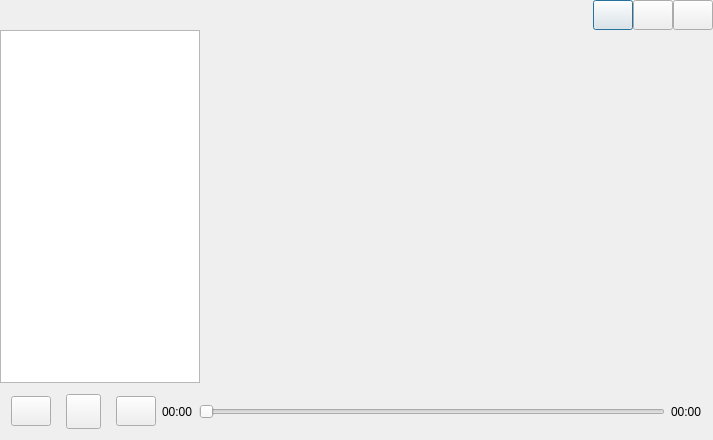
<?xml version="1.0" encoding="UTF-8"?>
<ui version="4.0">
 <class>UiDemo</class>
 <widget class="QDialog" name="UiDemo">
  <property name="geometry">
   <rect>
    <x>0</x>
    <y>0</y>
    <width>713</width>
    <height>440</height>
   </rect>
  </property>
  <property name="windowTitle">
   <string>UiDemo</string>
  </property>
  <layout class="QVBoxLayout" name="verticalLayout">
   <property name="spacing">
    <number>0</number>
   </property>
   <property name="leftMargin">
    <number>0</number>
   </property>
   <property name="topMargin">
    <number>0</number>
   </property>
   <property name="rightMargin">
    <number>0</number>
   </property>
   <property name="bottomMargin">
    <number>0</number>
   </property>
   <item>
    <widget class="QWidget" name="widgetTitle" native="true">
     <layout class="QHBoxLayout" name="horizontalLayout">
      <property name="spacing">
       <number>0</number>
      </property>
      <property name="leftMargin">
       <number>9</number>
      </property>
      <property name="topMargin">
       <number>0</number>
      </property>
      <property name="rightMargin">
       <number>0</number>
      </property>
      <property name="bottomMargin">
       <number>0</number>
      </property>
      <item>
       <widget class="QLabel" name="labIcon">
        <property name="text">
         <string/>
        </property>
       </widget>
      </item>
      <item>
       <widget class="QLabel" name="labTitle">
        <property name="sizePolicy">
         <sizepolicy hsizetype="Expanding" vsizetype="Preferred">
          <horstretch>0</horstretch>
          <verstretch>0</verstretch>
         </sizepolicy>
        </property>
        <property name="text">
         <string/>
        </property>
       </widget>
      </item>
      <item>
       <widget class="QWidget" name="widgetMenu" native="true">
        <layout class="QGridLayout" name="gridLayout">
         <property name="leftMargin">
          <number>0</number>
         </property>
         <property name="topMargin">
          <number>0</number>
         </property>
         <property name="rightMargin">
          <number>0</number>
         </property>
         <property name="bottomMargin">
          <number>0</number>
         </property>
         <property name="spacing">
          <number>0</number>
         </property>
         <item row="0" column="0">
          <widget class="QPushButton" name="btnMin">
           <property name="sizePolicy">
            <sizepolicy hsizetype="Minimum" vsizetype="Preferred">
             <horstretch>0</horstretch>
             <verstretch>0</verstretch>
            </sizepolicy>
           </property>
           <property name="minimumSize">
            <size>
             <width>40</width>
             <height>30</height>
            </size>
           </property>
           <property name="text">
            <string/>
           </property>
          </widget>
         </item>
         <item row="0" column="1">
          <widget class="QPushButton" name="btnMax">
           <property name="sizePolicy">
            <sizepolicy hsizetype="Minimum" vsizetype="Preferred">
             <horstretch>0</horstretch>
             <verstretch>0</verstretch>
            </sizepolicy>
           </property>
           <property name="minimumSize">
            <size>
             <width>40</width>
             <height>30</height>
            </size>
           </property>
           <property name="text">
            <string/>
           </property>
          </widget>
         </item>
         <item row="0" column="2">
          <widget class="QPushButton" name="btnClose">
           <property name="sizePolicy">
            <sizepolicy hsizetype="Minimum" vsizetype="Preferred">
             <horstretch>0</horstretch>
             <verstretch>0</verstretch>
            </sizepolicy>
           </property>
           <property name="minimumSize">
            <size>
             <width>40</width>
             <height>30</height>
            </size>
           </property>
           <property name="text">
            <string/>
           </property>
          </widget>
         </item>
        </layout>
       </widget>
      </item>
     </layout>
    </widget>
   </item>
   <item>
    <widget class="QWidget" name="widgetMain" native="true">
     <layout class="QGridLayout" name="gridLayout_2">
      <property name="leftMargin">
       <number>0</number>
      </property>
      <property name="topMargin">
       <number>0</number>
      </property>
      <property name="rightMargin">
       <number>0</number>
      </property>
      <property name="bottomMargin">
       <number>0</number>
      </property>
      <property name="spacing">
       <number>0</number>
      </property>
      <item row="0" column="0">
       <widget class="QListWidget" name="listWidget">
        <property name="minimumSize">
         <size>
          <width>200</width>
          <height>0</height>
         </size>
        </property>
        <property name="maximumSize">
         <size>
          <width>200</width>
          <height>16777215</height>
         </size>
        </property>
       </widget>
      </item>
      <item row="0" column="1">
       <widget class="QWidget" name="widgetWave" native="true"/>
      </item>
      <item row="1" column="0" colspan="2">
       <widget class="QWidget" name="widgetBottom" native="true">
        <layout class="QHBoxLayout" name="horizontalLayout_4">
         <item>
          <layout class="QHBoxLayout" name="horizontalLayout_3">
           <property name="spacing">
            <number>15</number>
           </property>
           <item>
            <widget class="QPushButton" name="btnPre">
             <property name="minimumSize">
              <size>
               <width>30</width>
               <height>30</height>
              </size>
             </property>
             <property name="text">
              <string/>
             </property>
            </widget>
           </item>
           <item>
            <widget class="QPushButton" name="btnPlay">
             <property name="minimumSize">
              <size>
               <width>35</width>
               <height>35</height>
              </size>
             </property>
             <property name="maximumSize">
              <size>
               <width>35</width>
               <height>35</height>
              </size>
             </property>
             <property name="text">
              <string/>
             </property>
            </widget>
           </item>
           <item>
            <widget class="QPushButton" name="btnNext">
             <property name="minimumSize">
              <size>
               <width>30</width>
               <height>30</height>
              </size>
             </property>
             <property name="text">
              <string/>
             </property>
            </widget>
           </item>
          </layout>
         </item>
         <item>
          <layout class="QHBoxLayout" name="horizontalLayout_2">
           <item>
            <widget class="QLabel" name="labTimePlay">
             <property name="text">
              <string>00:00</string>
             </property>
            </widget>
           </item>
           <item>
            <widget class="QSlider" name="slider">
             <property name="orientation">
              <enum>Qt::Horizontal</enum>
             </property>
            </widget>
           </item>
           <item>
            <widget class="QLabel" name="labTimeAll">
             <property name="text">
              <string>00:00</string>
             </property>
            </widget>
           </item>
          </layout>
         </item>
        </layout>
       </widget>
      </item>
     </layout>
    </widget>
   </item>
  </layout>
 </widget>
 <layoutdefault spacing="6" margin="11"/>
 <resources/>
 <connections/>
</ui>
